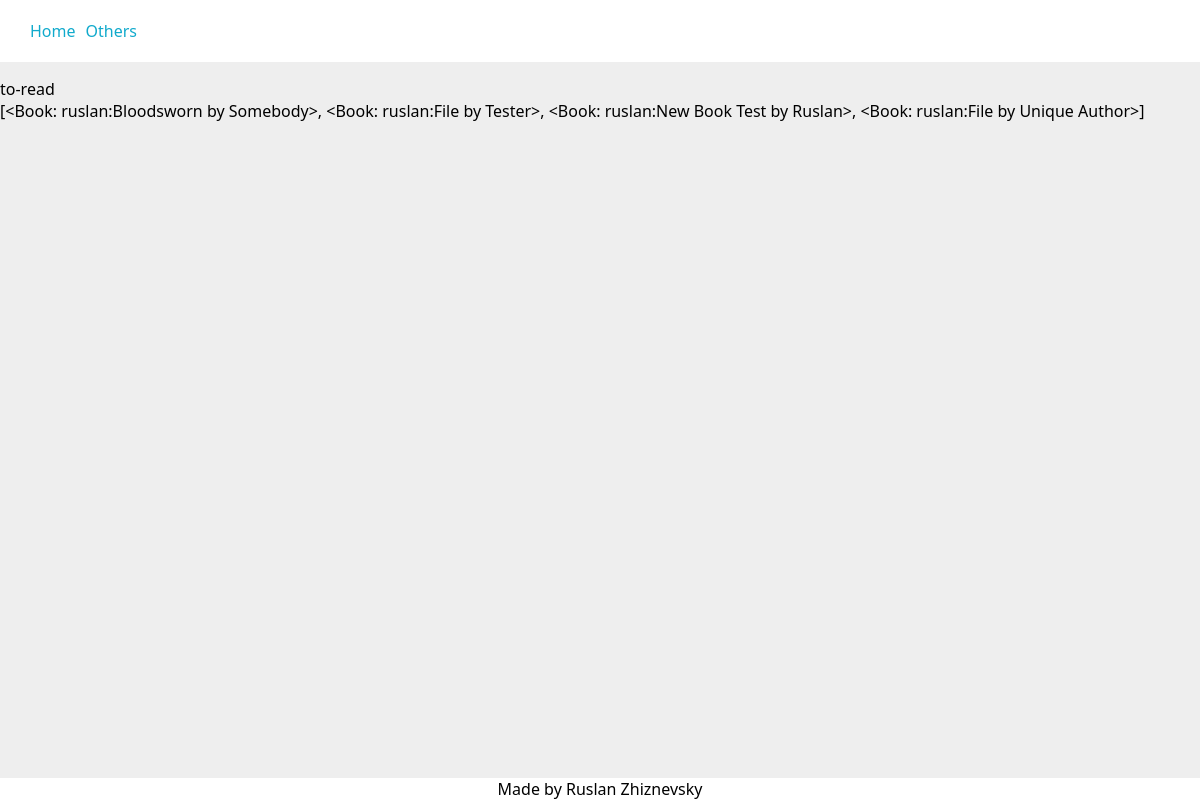
The app's page /to-read/ (signed in) with its own data.
### library/models.py (models this page shows, shortened)
class UserCategory(models.Model):
    user = models.ForeignKey(
        settings.AUTH_USER_MODEL,
        verbose_name="user",
        help_text="user, to whom add category",
        on_delete=models.CASCADE,
        related_name="user_categories",
        related_query_name="user_category",
    )
    category_name = models.CharField(
        verbose_name="category",
        help_text="category of the book(fantasy, horror, etc.)",
        max_length=20,
        blank=False,
        null=False,
    )
    class Meta:
        constraints = [
            models.UniqueConstraint(
                name="%(app_label)s_%(class)s_user_and_category_unique",
                fields=["user", "category_name"]
            )
        ]

class Book(models.Model):
    user = models.ForeignKey(
        settings.AUTH_USER_MODEL,
        verbose_name="user",
        help_text="user who has this book in their library",
        on_delete=models.CASCADE,
        related_name="books",
        related_query_name="book",
        null=False,
        blank=False,
    )
    title = models.CharField(
        verbose_name="title",
        help_text="title of the book",
        max_length=60,
        blank=True,
        null=False,
        unique=False,
    )
    author = models.CharField(
        verbose_name="author",
        help_text="author of the book",
        max_length=60,
        blank=True,
        null=False,
        unique=False,
    )
    started = models.DateField(
        verbose_name="started",
        help_text="date when started reading",
        default=datetime.date.today,
        editable=True,
        blank=True,
        null=True,
    )
    finished = models.DateField(
        verbose_name="finished",
        help_text="date when finished reading",
        editable=True,
        blank=True,
        null=True,
        default=None,
    )
    rating = models.PositiveIntegerField(
        verbose_name="rating",
        help_text="book rating from 1 to 10",
        blank=True,
        null=True,
        default=None,
        validators=[MaxValueValidator(10), MinValueValidator(1)],
    )
    comment = models.TextField(
        verbose_name="comment",
        help_text="comment on this book. Is it bad? Good?",
        blank=True,
    )
    category = models.ForeignKey(
        "UserCategory",
        on_delete=models.CASCADE,
        verbose_name="category",
    )
    def _get_bookfile_upload_path(instance, filename):
        return f"books/{instance.user}/{instance.author}_{instance.title}/{filename}"
    file = models.FileField(
        verbose_name="book file",
        help_text="book file to upload",
        upload_to=_get_bookfile_upload_path,
        blank=True,
        null=True,
        default=None,
    )
    def _get_coverfile_upload_path(instance, filename):
        return f"books/{instance.user}/{instance.author}_{instance.title}/{filename}"
    cover = models.ImageField(
        verbose_name="cover image",
        help_text="image of the cover of the book",
        upload_to=_get_coverfile_upload_path,
        blank=True,
        null=True,
        default=None,
    )
    def __str__(self):
        return f"{self.user}:{self.title} by {self.author}"
    class Meta:
        constraints = [
            models.CheckConstraint(
                check=~models.Q(started__gt=models.F("finished")),
                name="%(app_label)s_%(class)s_finished_before_started"
            ),
            models.UniqueConstraint(
                fields=["user", "title", "author"],
                name="%(app_label)s_%(class)s_user_title_author_unique",
            )
        ]

### users/models.py (models this page shows)
class User(AbstractBaseUser, PermissionsMixin):
    def get_profile_picture_upload_path(instance, filename):
        return f"profile_pictures/{instance.username}/{filename}"
    username = models.CharField(
        verbose_name="username",
        primary_key=True,
        unique=True,
        blank=False,
        null=False,     # don't set True if blank=True
        max_length=20,
        help_text="unique username",
        validators=[MinLengthValidator(3)],
    )
    email = models.EmailField(
        verbose_name="email",
        help_text="active email for connection with this account",
        max_length=255,
        unique=True,
        blank=False,
        null=False,
    )
    profile_picture = models.ImageField(
        verbose_name="profile picture",
        help_text="profile picture",
        upload_to=get_profile_picture_upload_path,
        max_length=255,
        blank=True,
        null=True,
        default=None,
    )
    to_show = models.BooleanField(
        verbose_name="to show",
        help_text="if this flag is set to False "
                  "user won't be listed in any public listings",
        default=True,
    )
    is_active = models.BooleanField(default=True)
    is_staff = models.BooleanField(default=False)
    USERNAME_FIELD = "username"
    EMAIL_FIELD = "email"
    REQUIRED_FIELDS = ["email"]
    objects = UserManager()
    def __str__(self):
        return self.username

### library/views.py (the view)
# urls.py: path("<str:category>/", views.category, name="your_category"),
@login_required
def category(request, category, username=None):
    if username is None:
        books = _sort_user_books_by_categories(request.user)[category]
        viewed_user = None
    else:
        viewed_user = User.objects.get(username=username)
        books = _sort_user_books_by_categories(viewed_user)[category]
    context = {
        "user": request.user,
        "viewed_user": viewed_user,
        "category": category,
        "books": books,
    }
    return render(request, "category.html", context=context)

### library/views.py (called while the page is built)
def _sort_user_books_by_categories(user):
    books = user.books.all()
    books_by_categories = {}
    category_objs = UserCategory.objects.filter(user=user)
    for category in [category_obj.category_name for category_obj in category_objs]:
        books_by_categories[category] = []
    for book in books:
        category_obj = book.category
        books_by_categories[category_obj.category_name] += [book]
    return books_by_categories

### library/templates/category.html
{% extends 'base.html' %}
{% block content %}
    {{ category }}
    <br>
    {{ books }}
{% endblock content %}

### library/static/library/base.css (style rules this page uses)
html { margin: 0; padding: 0; scroll-behavior: smooth; }
body { font-family: 'Segoe UI', Tahoma, Geneva, Verdana, sans-serif; margin: 0; padding: 0; box-sizing: border-box; background: #eee; }

### records on screen
UserCategory: category_name "to-read"
Book: user+title+author "[<Book: ruslan:Bloodsworn by Somebody>, <Book: ruslan:File by Tester>, <Book: ruslan:New Book Test by Ruslan>, <Book: ruslan:File by Unique Author>]"
